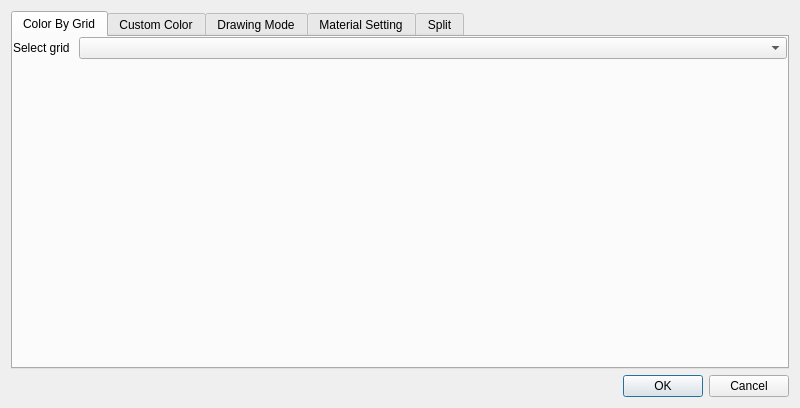
<?xml version="1.0" encoding="UTF-8"?>
<ui version="4.0">
 <class>ModifyRepresentationDialogData</class>
 <widget class="QDialog" name="ModifyRepresentationDialogData">
  <property name="geometry">
   <rect>
    <x>0</x>
    <y>0</y>
    <width>800</width>
    <height>408</height>
   </rect>
  </property>
  <property name="windowTitle">
   <string>Modify Representation</string>
  </property>
  <layout class="QVBoxLayout" name="verticalLayout">
   <item>
    <widget class="QTabWidget" name="surface_tab">
     <property name="currentIndex">
      <number>0</number>
     </property>
     <widget class="QWidget" name="by_grid">
      <attribute name="title">
       <string>Color By Grid</string>
      </attribute>
      <layout class="QVBoxLayout" name="verticalLayout_3">
       <item>
        <layout class="QHBoxLayout">
         <property name="spacing">
          <number>9</number>
         </property>
         <property name="margin">
          <number>0</number>
         </property>
         <item>
          <widget class="QLabel" name="TextLabel1_3">
           <property name="sizePolicy">
            <sizepolicy hsizetype="Fixed" vsizetype="Fixed">
             <horstretch>0</horstretch>
             <verstretch>0</verstretch>
            </sizepolicy>
           </property>
           <property name="minimumSize">
            <size>
             <width>0</width>
             <height>15</height>
            </size>
           </property>
           <property name="text">
            <string>Select grid</string>
           </property>
           <property name="alignment">
            <set>Qt::AlignLeading|Qt::AlignLeft|Qt::AlignVCenter</set>
           </property>
          </widget>
         </item>
         <item>
          <widget class="QComboBox" name="grids"/>
         </item>
        </layout>
       </item>
      <property name="margin">
       <number>0</number>
      </property>
       <item>
        <widget class="BALL::VIEW::GridColorWidget" name="gridColorWidget" native="true">
         <property name="sizePolicy">
          <sizepolicy hsizetype="Preferred" vsizetype="Expanding">
           <horstretch>0</horstretch>
           <verstretch>0</verstretch>
          </sizepolicy>
         </property>
        </widget>
       </item>
       <item>
        <spacer name="verticalSpacer">
         <property name="orientation">
          <enum>Qt::Vertical</enum>
         </property>
         <property name="sizeHint" stdset="0">
          <size>
           <width>20</width>
           <height>40</height>
          </size>
         </property>
        </spacer>
       </item>
      </layout>
     </widget>
     <widget class="QWidget" name="by_color">
      <attribute name="title">
       <string>Custom Color</string>
      </attribute>
      <widget class="QWidget" name="layout72">
       <property name="geometry">
        <rect>
         <x>10</x>
         <y>20</y>
         <width>310</width>
         <height>32</height>
        </rect>
       </property>
       <layout class="QHBoxLayout">
        <property name="spacing">
         <number>6</number>
        </property>
        <property name="margin">
         <number>0</number>
        </property>
        <item>
         <widget class="QLabel" name="custom_color_label">
          <property name="maximumSize">
           <size>
            <width>32767</width>
            <height>30</height>
           </size>
          </property>
          <property name="palette">
           <palette>
            <active>
             <colorrole role="WindowText">
              <brush brushstyle="SolidPattern">
               <color alpha="255">
                <red>0</red>
                <green>0</green>
                <blue>0</blue>
               </color>
              </brush>
             </colorrole>
             <colorrole role="Button">
              <brush brushstyle="SolidPattern">
               <color alpha="255">
                <red>221</red>
                <green>223</green>
                <blue>228</blue>
               </color>
              </brush>
             </colorrole>
             <colorrole role="Light">
              <brush brushstyle="SolidPattern">
               <color alpha="255">
                <red>255</red>
                <green>255</green>
                <blue>255</blue>
               </color>
              </brush>
             </colorrole>
             <colorrole role="Midlight">
              <brush brushstyle="SolidPattern">
               <color alpha="255">
                <red>255</red>
                <green>255</green>
                <blue>255</blue>
               </color>
              </brush>
             </colorrole>
             <colorrole role="Dark">
              <brush brushstyle="SolidPattern">
               <color alpha="255">
                <red>85</red>
                <green>85</green>
                <blue>85</blue>
               </color>
              </brush>
             </colorrole>
             <colorrole role="Mid">
              <brush brushstyle="SolidPattern">
               <color alpha="255">
                <red>199</red>
                <green>199</green>
                <blue>199</blue>
               </color>
              </brush>
             </colorrole>
             <colorrole role="Text">
              <brush brushstyle="SolidPattern">
               <color alpha="255">
                <red>0</red>
                <green>0</green>
                <blue>0</blue>
               </color>
              </brush>
             </colorrole>
             <colorrole role="BrightText">
              <brush brushstyle="SolidPattern">
               <color alpha="255">
                <red>255</red>
                <green>255</green>
                <blue>255</blue>
               </color>
              </brush>
             </colorrole>
             <colorrole role="ButtonText">
              <brush brushstyle="SolidPattern">
               <color alpha="255">
                <red>0</red>
                <green>0</green>
                <blue>0</blue>
               </color>
              </brush>
             </colorrole>
             <colorrole role="Base">
              <brush brushstyle="SolidPattern">
               <color alpha="255">
                <red>255</red>
                <green>255</green>
                <blue>255</blue>
               </color>
              </brush>
             </colorrole>
             <colorrole role="Window">
              <brush brushstyle="SolidPattern">
               <color alpha="255">
                <red>0</red>
                <green>170</green>
                <blue>255</blue>
               </color>
              </brush>
             </colorrole>
             <colorrole role="Shadow">
              <brush brushstyle="SolidPattern">
               <color alpha="255">
                <red>0</red>
                <green>0</green>
                <blue>0</blue>
               </color>
              </brush>
             </colorrole>
             <colorrole role="Highlight">
              <brush brushstyle="SolidPattern">
               <color alpha="255">
                <red>103</red>
                <green>141</green>
                <blue>178</blue>
               </color>
              </brush>
             </colorrole>
             <colorrole role="HighlightedText">
              <brush brushstyle="SolidPattern">
               <color alpha="255">
                <red>255</red>
                <green>255</green>
                <blue>255</blue>
               </color>
              </brush>
             </colorrole>
             <colorrole role="Link">
              <brush brushstyle="SolidPattern">
               <color alpha="255">
                <red>0</red>
                <green>0</green>
                <blue>238</blue>
               </color>
              </brush>
             </colorrole>
             <colorrole role="LinkVisited">
              <brush brushstyle="SolidPattern">
               <color alpha="255">
                <red>82</red>
                <green>24</green>
                <blue>139</blue>
               </color>
              </brush>
             </colorrole>
             <colorrole role="AlternateBase">
              <brush brushstyle="SolidPattern">
               <color alpha="255">
                <red>232</red>
                <green>232</green>
                <blue>232</blue>
               </color>
              </brush>
             </colorrole>
            </active>
            <inactive>
             <colorrole role="WindowText">
              <brush brushstyle="SolidPattern">
               <color alpha="255">
                <red>0</red>
                <green>0</green>
                <blue>0</blue>
               </color>
              </brush>
             </colorrole>
             <colorrole role="Button">
              <brush brushstyle="SolidPattern">
               <color alpha="255">
                <red>221</red>
                <green>223</green>
                <blue>228</blue>
               </color>
              </brush>
             </colorrole>
             <colorrole role="Light">
              <brush brushstyle="SolidPattern">
               <color alpha="255">
                <red>255</red>
                <green>255</green>
                <blue>255</blue>
               </color>
              </brush>
             </colorrole>
             <colorrole role="Midlight">
              <brush brushstyle="SolidPattern">
               <color alpha="255">
                <red>255</red>
                <green>255</green>
                <blue>255</blue>
               </color>
              </brush>
             </colorrole>
             <colorrole role="Dark">
              <brush brushstyle="SolidPattern">
               <color alpha="255">
                <red>85</red>
                <green>85</green>
                <blue>85</blue>
               </color>
              </brush>
             </colorrole>
             <colorrole role="Mid">
              <brush brushstyle="SolidPattern">
               <color alpha="255">
                <red>199</red>
                <green>199</green>
                <blue>199</blue>
               </color>
              </brush>
             </colorrole>
             <colorrole role="Text">
              <brush brushstyle="SolidPattern">
               <color alpha="255">
                <red>0</red>
                <green>0</green>
                <blue>0</blue>
               </color>
              </brush>
             </colorrole>
             <colorrole role="BrightText">
              <brush brushstyle="SolidPattern">
               <color alpha="255">
                <red>255</red>
                <green>255</green>
                <blue>255</blue>
               </color>
              </brush>
             </colorrole>
             <colorrole role="ButtonText">
              <brush brushstyle="SolidPattern">
               <color alpha="255">
                <red>0</red>
                <green>0</green>
                <blue>0</blue>
               </color>
              </brush>
             </colorrole>
             <colorrole role="Base">
              <brush brushstyle="SolidPattern">
               <color alpha="255">
                <red>255</red>
                <green>255</green>
                <blue>255</blue>
               </color>
              </brush>
             </colorrole>
             <colorrole role="Window">
              <brush brushstyle="SolidPattern">
               <color alpha="255">
                <red>0</red>
                <green>170</green>
                <blue>255</blue>
               </color>
              </brush>
             </colorrole>
             <colorrole role="Shadow">
              <brush brushstyle="SolidPattern">
               <color alpha="255">
                <red>0</red>
                <green>0</green>
                <blue>0</blue>
               </color>
              </brush>
             </colorrole>
             <colorrole role="Highlight">
              <brush brushstyle="SolidPattern">
               <color alpha="255">
                <red>103</red>
                <green>141</green>
                <blue>178</blue>
               </color>
              </brush>
             </colorrole>
             <colorrole role="HighlightedText">
              <brush brushstyle="SolidPattern">
               <color alpha="255">
                <red>255</red>
                <green>255</green>
                <blue>255</blue>
               </color>
              </brush>
             </colorrole>
             <colorrole role="Link">
              <brush brushstyle="SolidPattern">
               <color alpha="255">
                <red>0</red>
                <green>0</green>
                <blue>238</blue>
               </color>
              </brush>
             </colorrole>
             <colorrole role="LinkVisited">
              <brush brushstyle="SolidPattern">
               <color alpha="255">
                <red>82</red>
                <green>24</green>
                <blue>139</blue>
               </color>
              </brush>
             </colorrole>
             <colorrole role="AlternateBase">
              <brush brushstyle="SolidPattern">
               <color alpha="255">
                <red>232</red>
                <green>232</green>
                <blue>232</blue>
               </color>
              </brush>
             </colorrole>
            </inactive>
            <disabled>
             <colorrole role="WindowText">
              <brush brushstyle="SolidPattern">
               <color alpha="255">
                <red>128</red>
                <green>128</green>
                <blue>128</blue>
               </color>
              </brush>
             </colorrole>
             <colorrole role="Button">
              <brush brushstyle="SolidPattern">
               <color alpha="255">
                <red>221</red>
                <green>223</green>
                <blue>228</blue>
               </color>
              </brush>
             </colorrole>
             <colorrole role="Light">
              <brush brushstyle="SolidPattern">
               <color alpha="255">
                <red>255</red>
                <green>255</green>
                <blue>255</blue>
               </color>
              </brush>
             </colorrole>
             <colorrole role="Midlight">
              <brush brushstyle="SolidPattern">
               <color alpha="255">
                <red>255</red>
                <green>255</green>
                <blue>255</blue>
               </color>
              </brush>
             </colorrole>
             <colorrole role="Dark">
              <brush brushstyle="SolidPattern">
               <color alpha="255">
                <red>85</red>
                <green>85</green>
                <blue>85</blue>
               </color>
              </brush>
             </colorrole>
             <colorrole role="Mid">
              <brush brushstyle="SolidPattern">
               <color alpha="255">
                <red>199</red>
                <green>199</green>
                <blue>199</blue>
               </color>
              </brush>
             </colorrole>
             <colorrole role="Text">
              <brush brushstyle="SolidPattern">
               <color alpha="255">
                <red>199</red>
                <green>199</green>
                <blue>199</blue>
               </color>
              </brush>
             </colorrole>
             <colorrole role="BrightText">
              <brush brushstyle="SolidPattern">
               <color alpha="255">
                <red>255</red>
                <green>255</green>
                <blue>255</blue>
               </color>
              </brush>
             </colorrole>
             <colorrole role="ButtonText">
              <brush brushstyle="SolidPattern">
               <color alpha="255">
                <red>128</red>
                <green>128</green>
                <blue>128</blue>
               </color>
              </brush>
             </colorrole>
             <colorrole role="Base">
              <brush brushstyle="SolidPattern">
               <color alpha="255">
                <red>0</red>
                <green>170</green>
                <blue>255</blue>
               </color>
              </brush>
             </colorrole>
             <colorrole role="Window">
              <brush brushstyle="SolidPattern">
               <color alpha="255">
                <red>0</red>
                <green>170</green>
                <blue>255</blue>
               </color>
              </brush>
             </colorrole>
             <colorrole role="Shadow">
              <brush brushstyle="SolidPattern">
               <color alpha="255">
                <red>0</red>
                <green>0</green>
                <blue>0</blue>
               </color>
              </brush>
             </colorrole>
             <colorrole role="Highlight">
              <brush brushstyle="SolidPattern">
               <color alpha="255">
                <red>86</red>
                <green>117</green>
                <blue>148</blue>
               </color>
              </brush>
             </colorrole>
             <colorrole role="HighlightedText">
              <brush brushstyle="SolidPattern">
               <color alpha="255">
                <red>255</red>
                <green>255</green>
                <blue>255</blue>
               </color>
              </brush>
             </colorrole>
             <colorrole role="Link">
              <brush brushstyle="SolidPattern">
               <color alpha="255">
                <red>0</red>
                <green>0</green>
                <blue>238</blue>
               </color>
              </brush>
             </colorrole>
             <colorrole role="LinkVisited">
              <brush brushstyle="SolidPattern">
               <color alpha="255">
                <red>82</red>
                <green>24</green>
                <blue>139</blue>
               </color>
              </brush>
             </colorrole>
             <colorrole role="AlternateBase">
              <brush brushstyle="SolidPattern">
               <color alpha="255">
                <red>232</red>
                <green>232</green>
                <blue>232</blue>
               </color>
              </brush>
             </colorrole>
            </disabled>
           </palette>
          </property>
          <property name="autoFillBackground">
           <bool>true</bool>
          </property>
          <property name="frameShape">
           <enum>QFrame::Panel</enum>
          </property>
          <property name="text">
           <string/>
          </property>
         </widget>
        </item>
        <item>
         <widget class="QPushButton" name="choose_button">
          <property name="minimumSize">
           <size>
            <width>30</width>
            <height>30</height>
           </size>
          </property>
          <property name="maximumSize">
           <size>
            <width>32767</width>
            <height>30</height>
           </size>
          </property>
          <property name="text">
           <string>Select</string>
          </property>
         </widget>
        </item>
       </layout>
      </widget>
      <widget class="QSlider" name="transparency_slider">
       <property name="geometry">
        <rect>
         <x>20</x>
         <y>90</y>
         <width>206</width>
         <height>21</height>
        </rect>
       </property>
       <property name="minimumSize">
        <size>
         <width>0</width>
         <height>21</height>
        </size>
       </property>
       <property name="toolTip">
        <string>Select level of transparency</string>
       </property>
       <property name="minimum">
        <number>0</number>
       </property>
       <property name="maximum">
        <number>100</number>
       </property>
       <property name="singleStep">
        <number>1</number>
       </property>
       <property name="value">
        <number>0</number>
       </property>
       <property name="orientation">
        <enum>Qt::Horizontal</enum>
       </property>
       <property name="tickInterval">
        <number>10</number>
       </property>
      </widget>
      <widget class="QLabel" name="textLabel1_2_2_2">
       <property name="geometry">
        <rect>
         <x>20</x>
         <y>60</y>
         <width>260</width>
         <height>16</height>
        </rect>
       </property>
       <property name="text">
        <string>Transparency</string>
       </property>
       <property name="alignment">
        <set>Qt::AlignCenter</set>
       </property>
      </widget>
      <widget class="QLabel" name="transparency_label">
       <property name="geometry">
        <rect>
         <x>230</x>
         <y>90</y>
         <width>50</width>
         <height>21</height>
        </rect>
       </property>
       <property name="text">
        <string>0%</string>
       </property>
       <property name="alignment">
        <set>Qt::AlignCenter</set>
       </property>
      </widget>
      <widget class="QCheckBox" name="color_only_selection">
       <property name="geometry">
        <rect>
         <x>20</x>
         <y>140</y>
         <width>288</width>
         <height>28</height>
        </rect>
       </property>
       <property name="text">
        <string>apply to selection only</string>
       </property>
      </widget>
     </widget>
     <widget class="QWidget" name="drawing_mode">
      <attribute name="title">
       <string>Drawing Mode</string>
      </attribute>
      <widget class="QLabel" name="textLabel1_2_2">
       <property name="geometry">
        <rect>
         <x>10</x>
         <y>20</y>
         <width>260</width>
         <height>21</height>
        </rect>
       </property>
       <property name="text">
        <string>Drawing Mode</string>
       </property>
       <property name="alignment">
        <set>Qt::AlignCenter</set>
       </property>
      </widget>
      <widget class="QLabel" name="textLabel1_2_2_2_2">
       <property name="geometry">
        <rect>
         <x>10</x>
         <y>70</y>
         <width>260</width>
         <height>16</height>
        </rect>
       </property>
       <property name="text">
        <string>Transparency</string>
       </property>
       <property name="alignment">
        <set>Qt::AlignCenter</set>
       </property>
      </widget>
      <widget class="QSlider" name="transparency_slider_2">
       <property name="geometry">
        <rect>
         <x>10</x>
         <y>100</y>
         <width>206</width>
         <height>21</height>
        </rect>
       </property>
       <property name="minimumSize">
        <size>
         <width>0</width>
         <height>21</height>
        </size>
       </property>
       <property name="toolTip">
        <string>Select level of transparency</string>
       </property>
       <property name="minimum">
        <number>0</number>
       </property>
       <property name="maximum">
        <number>100</number>
       </property>
       <property name="singleStep">
        <number>1</number>
       </property>
       <property name="value">
        <number>0</number>
       </property>
       <property name="orientation">
        <enum>Qt::Horizontal</enum>
       </property>
       <property name="tickInterval">
        <number>10</number>
       </property>
      </widget>
      <widget class="QLabel" name="transparency_label_2">
       <property name="geometry">
        <rect>
         <x>230</x>
         <y>90</y>
         <width>50</width>
         <height>21</height>
        </rect>
       </property>
       <property name="text">
        <string>0%</string>
       </property>
       <property name="alignment">
        <set>Qt::AlignCenter</set>
       </property>
      </widget>
      <widget class="QComboBox" name="mode_combobox">
       <property name="geometry">
        <rect>
         <x>10</x>
         <y>40</y>
         <width>263</width>
         <height>24</height>
        </rect>
       </property>
       <property name="minimumSize">
        <size>
         <width>200</width>
         <height>24</height>
        </size>
       </property>
       <property name="maximumSize">
        <size>
         <width>1600</width>
         <height>24</height>
        </size>
       </property>
       <property name="focusPolicy">
        <enum>Qt::StrongFocus</enum>
       </property>
       <property name="currentIndex">
        <number>0</number>
       </property>
       <property name="maxCount">
        <number>2147483647</number>
       </property>
       <property name="insertPolicy">
        <enum>QComboBox::InsertAtBottom</enum>
       </property>
       <property name="duplicatesEnabled">
        <bool>true</bool>
       </property>
       <item>
        <property name="text">
         <string>dots</string>
        </property>
       </item>
       <item>
        <property name="text">
         <string>wireframe</string>
        </property>
       </item>
       <item>
        <property name="text">
         <string>solid</string>
        </property>
       </item>
       <item>
        <property name="text">
         <string>toon</string>
        </property>
       </item>
      </widget>
     </widget>
     <widget class="QWidget" name="material_setting">
      <attribute name="title">
       <string>Material Setting</string>
      </attribute>
      <layout class="QVBoxLayout" name="verticalLayout_2"/>
     </widget>
     <widget class="QWidget" name="split">
      <attribute name="title">
       <string>Split</string>
      </attribute>
      <widget class="QGroupBox" name="split_group">
       <property name="geometry">
        <rect>
         <x>20</x>
         <y>10</y>
         <width>370</width>
         <height>80</height>
        </rect>
       </property>
       <property name="title">
        <string>Split Surface</string>
       </property>
       <widget class="QRadioButton" name="split_by_distance">
        <property name="geometry">
         <rect>
          <x>10</x>
          <y>50</y>
          <width>238</width>
          <height>23</height>
         </rect>
        </property>
        <property name="text">
         <string>within distance from selection</string>
        </property>
       </widget>
       <widget class="QLineEdit" name="distance_edit">
        <property name="geometry">
         <rect>
          <x>257</x>
          <y>50</y>
          <width>50</width>
          <height>23</height>
         </rect>
        </property>
        <property name="maximumSize">
         <size>
          <width>50</width>
          <height>32767</height>
         </size>
        </property>
        <property name="text">
         <string>1</string>
        </property>
        <property name="alignment">
         <set>Qt::AlignRight</set>
        </property>
       </widget>
       <widget class="QLabel" name="textLabel1">
        <property name="geometry">
         <rect>
          <x>316</x>
          <y>50</y>
          <width>16</width>
          <height>23</height>
         </rect>
        </property>
        <property name="maximumSize">
         <size>
          <width>25</width>
          <height>32767</height>
         </size>
        </property>
        <property name="text">
         <string>Å</string>
        </property>
       </widget>
       <widget class="QRadioButton" name="split_by_selection">
        <property name="geometry">
         <rect>
          <x>9</x>
          <y>23</y>
          <width>297</width>
          <height>21</height>
         </rect>
        </property>
        <property name="text">
         <string>by selection</string>
        </property>
        <property name="checked">
         <bool>true</bool>
        </property>
       </widget>
      </widget>
     </widget>
    </widget>
   </item>
   <item>
    <widget class="QDialogButtonBox" name="buttonBox">
     <property name="standardButtons">
      <set>QDialogButtonBox::Cancel|QDialogButtonBox::Ok</set>
     </property>
    </widget>
   </item>
  </layout>
 </widget>
 <layoutdefault spacing="6" margin="11"/>
 <customwidgets>
  <customwidget>
   <class>BALL::VIEW::GridColorWidget</class>
   <extends>QWidget</extends>
   <header location="global">BALL_view/WIDGETS/gridColorWidget.h</header>
   <container>1</container>
   <slots>
    <signal>autoScaleRequested()</signal>
   </slots>
  </customwidget>
 </customwidgets>
 <tabstops>
  <tabstop>grids</tabstop>
  <tabstop>choose_button</tabstop>
  <tabstop>transparency_slider</tabstop>
  <tabstop>color_only_selection</tabstop>
  <tabstop>mode_combobox</tabstop>
  <tabstop>transparency_slider_2</tabstop>
  <tabstop>split_by_selection</tabstop>
  <tabstop>split_by_distance</tabstop>
  <tabstop>distance_edit</tabstop>
 </tabstops>
 <includes>
  <include location="global">BALL_core/COMMON/global.h</include>
 </includes>
 <resources/>
 <connections>
  <connection>
   <sender>buttonBox</sender>
   <signal>accepted()</signal>
   <receiver>ModifyRepresentationDialogData</receiver>
   <slot>accept()</slot>
   <hints>
    <hint type="sourcelabel">
     <x>471</x>
     <y>403</y>
    </hint>
    <hint type="destinationlabel">
     <x>340</x>
     <y>407</y>
    </hint>
   </hints>
  </connection>
  <connection>
   <sender>buttonBox</sender>
   <signal>rejected()</signal>
   <receiver>ModifyRepresentationDialogData</receiver>
   <slot>reject()</slot>
   <hints>
    <hint type="sourcelabel">
     <x>572</x>
     <y>403</y>
    </hint>
    <hint type="destinationlabel">
     <x>553</x>
     <y>407</y>
    </hint>
   </hints>
  </connection>
  <connection>
   <sender>gridColorWidget</sender>
   <signal>autoScaleRequested()</signal>
   <receiver>ModifyRepresentationDialogData</receiver>
   <slot>autoScale()</slot>
   <hints>
    <hint type="sourcelabel">
     <x>365</x>
     <y>189</y>
    </hint>
    <hint type="destinationlabel">
     <x>778</x>
     <y>231</y>
    </hint>
   </hints>
  </connection>
 </connections>
 <slots>
  <slot>autoScale()</slot>
 </slots>
</ui>
